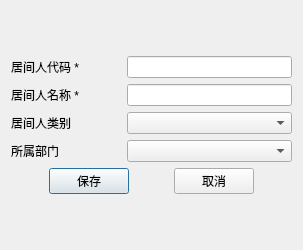
<?xml version="1.0" encoding="UTF-8"?>
<ui version="4.0">
 <class>BrokerInfoPop</class>
 <widget class="QDialog" name="BrokerInfoPop">
  <property name="geometry">
   <rect>
    <x>0</x>
    <y>0</y>
    <width>303</width>
    <height>250</height>
   </rect>
  </property>
  <property name="windowTitle">
   <string>居间人信息</string>
  </property>
  <layout class="QVBoxLayout" name="verticalLayout_2">
   <item>
    <layout class="QVBoxLayout" name="verticalLayout" stretch="1,1,1,1,1">
     <item>
      <layout class="QHBoxLayout" name="horizontalLayout_2" stretch="2,3">
       <item>
        <widget class="QLabel" name="label">
         <property name="text">
          <string>居间人代码 *</string>
         </property>
        </widget>
       </item>
       <item>
        <widget class="QLineEdit" name="le_id"/>
       </item>
      </layout>
     </item>
     <item>
      <layout class="QHBoxLayout" name="horizontalLayout" stretch="2,3">
       <item>
        <widget class="QLabel" name="label_2">
         <property name="text">
          <string>居间人名称 *</string>
         </property>
        </widget>
       </item>
       <item>
        <widget class="QLineEdit" name="le_name"/>
       </item>
      </layout>
     </item>
     <item>
      <layout class="QHBoxLayout" name="horizontalLayout_9" stretch="2,3">
       <item>
        <widget class="QLabel" name="label_9">
         <property name="text">
          <string>居间人类别</string>
         </property>
        </widget>
       </item>
       <item>
        <widget class="QComboBox" name="cm_kind"/>
       </item>
      </layout>
     </item>
     <item>
      <layout class="QHBoxLayout" name="horizontalLayout_4" stretch="2,3">
       <item>
        <widget class="QLabel" name="label_3">
         <property name="text">
          <string>所属部门</string>
         </property>
        </widget>
       </item>
       <item>
        <widget class="QComboBox" name="cm_dept"/>
       </item>
      </layout>
     </item>
     <item>
      <layout class="QHBoxLayout" name="horizontalLayout_3">
       <item>
        <spacer name="horizontalSpacer_3">
         <property name="orientation">
          <enum>Qt::Horizontal</enum>
         </property>
         <property name="sizeHint" stdset="0">
          <size>
           <width>40</width>
           <height>20</height>
          </size>
         </property>
        </spacer>
       </item>
       <item>
        <widget class="QPushButton" name="save_btn">
         <property name="text">
          <string>保存</string>
         </property>
        </widget>
       </item>
       <item>
        <spacer name="horizontalSpacer_2">
         <property name="orientation">
          <enum>Qt::Horizontal</enum>
         </property>
         <property name="sizeHint" stdset="0">
          <size>
           <width>40</width>
           <height>20</height>
          </size>
         </property>
        </spacer>
       </item>
       <item>
        <widget class="QPushButton" name="cancle_btn">
         <property name="text">
          <string>取消</string>
         </property>
        </widget>
       </item>
       <item>
        <spacer name="horizontalSpacer">
         <property name="orientation">
          <enum>Qt::Horizontal</enum>
         </property>
         <property name="sizeHint" stdset="0">
          <size>
           <width>40</width>
           <height>20</height>
          </size>
         </property>
        </spacer>
       </item>
      </layout>
     </item>
    </layout>
   </item>
  </layout>
 </widget>
 <resources/>
 <connections/>
</ui>
